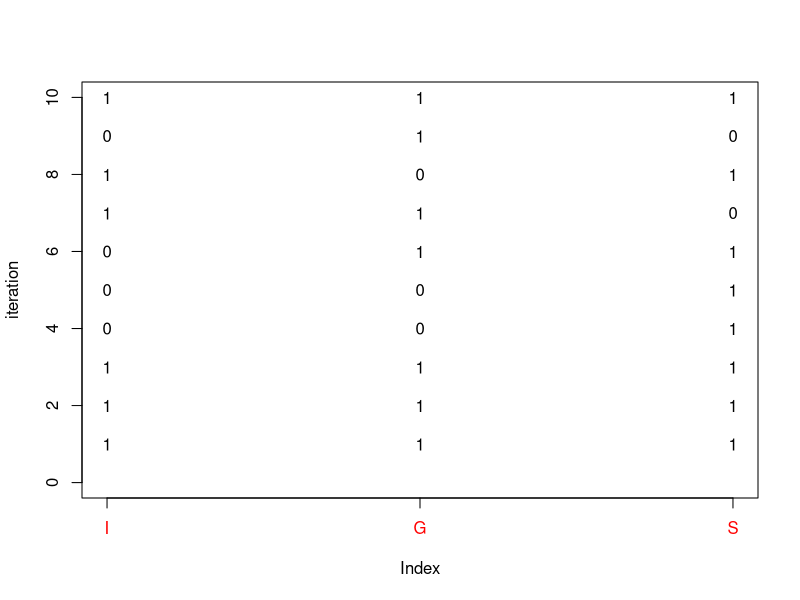
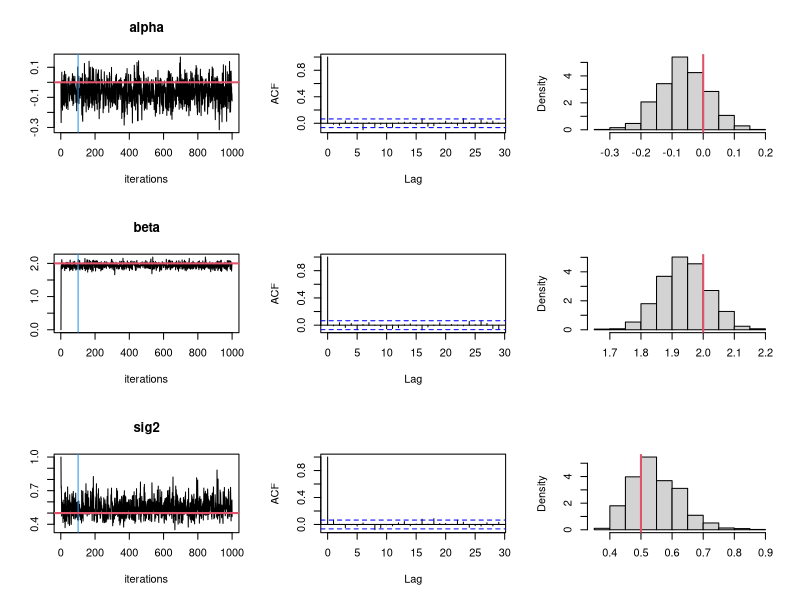

Reproduce these figures in R, in order.
#' ---
#' title: "Biostatistical Computing, PHC 6068"
#' subtitle: "Markov Chain Monte Carlo"
#' author: Zhiguang Huo (Caleb)
#' date: "Wednesday Dec 2, 2020"
#' output:
#'   slidy_presentation: default
#'   ioslides_presentation: default
#'   beamer_presentation: null
#' ---
#' 
#' 
#' Bayesian sampling method
#' ===
#' 
#' 1. Monte Carlo methods. 
#'     - Direct sampling.
#'     - Rejection sampling.
#'     - Importance sampling.
#'     - Sampling-importance resampling.
#' 2. Markov chain Monte Carlo (MCMC).
#'     - Metropolis-Hasting.
#'     - Gibbs sampling. 
#' 
#' 
#' 
#' 
#' Gibbs Sampling algorithm (Wikipedia)
#' ===
#' - Gibbs sampling is named after the physicist Josiah Willard Gibbs, in reference to an analogy between the sampling algorithm and statistical physics. 
#' - The algorithm was described by brothers Stuart and Donald Geman in 1984, some eight decades after the death of Gibbs.
#' - Josiah Willard Gibbs (February 11, 1839 - April 28, 1903) was an American scientist who made important theoretical contributions to physics, chemistry, and mathematics.
#' 
#' 
#' Gibbs Sampling motivating example
#' ===
#' 
#' ![](../figure/graph/Slide1.png)
#' 
#' - Prior
#'     - $P(I) = 0.5$, $P(-I) = 0.5$
#' - Likelihood (Generative process) for $G$:
#'     - $P(G|I) = 0.8$, $P(-G|I) = 0.2$
#'     - $P(G|-I) = 0.5$, $P(-G|-I) = 0.5$
#' - Likelihood (Generative process) for $S$:
#'     - $P(S|I) = 0.7$, $P(-S|I) = 0.3$
#'     - $P(S|-I) = 0.5$, $P(-S|-I) = 0.5$
#' 
#' Posterior distribution (via Bayes rule)
#' ===
#' 
#' \begin{align*} 
#' P(I | G, S) &= \frac{P(I ,G, S)}{P(G, S)} \\
#' &= \frac{P(G, S|I)P(I)}{P(G, S|I)P(I) + P(G, S|-I)P(-I)} \\
#' &= \frac{P(G|I)P(S|I)P(I)}{P(G|I)P(S|I)P(I) + P(G|-I)P(S|-I)P(-I)} \\
#' &=  \frac{0.8\times 0.7 \times 0.5}{0.8\times 0.7 \times 0.5 + 0.5\times 0.5 \times 0.5}  \\ 
#' &= 0.69
#' \end{align*}
#' 
#' 
#' Similarly
#' 
#' - $P(I | G, -S) = 0.49$
#' - $P(I | -G, S) = 0.36$
#' - $P(I | -G, -S) = 0.19$
#' 
#' Gibbs Sampling algorithm
#' ===
#' 
#' - Suppose the graphical model contains variable $\theta_1, \ldots, \theta_p$.
#' - Initialize starting values for $\theta_1, \ldots, \theta_p$.
#' - Do until convergence:
#'     - Pick an ordering of the $p$ variables (can be fixed or random).
#'     - For each variable $\theta_i$ in order:
#'         - Sample $\theta$ from $P(\theta_i| \theta_1, \ldots,\theta_{i-1}, \theta_{i+1},\ldots \theta_p,X)$, the conditional distribution of $\theta_i$ given the current values of all other variables.
#'         - Update $\theta_i \leftarrow \theta$
#' 
#' 
#' 
#' Gibbs Sampling motivating example
#' ===
#' 
#' 1. Initialize I,G,S.
#' 2. Pick an updating order. (e.g. I,G,S)
#' 3. Update each individual variable given all other variables.
#' 
#' | Iteration  | I    | G     | S  |
#' |-----------:|:-----|:-----:|:--:|
#' |init	       | $1$    | $1$     | $1$  |
#' |1    	     |      |       |    |
#' |2    	     |      |       |    |
#' |3           |      |       |    |
#' |...         | ...     |   ...    |  ...  |
#' |K           |      |       |    |
#' 
#' 
#' Implementation in R
#' ===
#' 
## -------------------------------------------------------------------------------------------
I <- 1; G <- 1; S <- 1
pG <- c(0.5, 0.8)
pS <- c(0.5, 0.7)
pI <- c(0.19, 0.36, 0.49,0.69) ## see below for justification
for(g in c(0,1)){
  for(s in c(0,1)){
    cat("G:" ,g ,", S:", s, ", p(I):", pI[2*g + s + 1], "\n")
  }
}

#' 
#' ---
#' 
## -------------------------------------------------------------------------------------------
i <- 1
plot(1:3,ylim=c(0,10),type="n", xaxt="n", ylab="iteration")
axis(1, at=1:3,labels=c("I", "G", "S"), col.axis="red")
text(x = 1:3, y= i, label = c(I, G, S))

set.seed(32611)
while(i<10){
  I <- rbinom(1,1,pI[2*G+S+1])
  G <- rbinom(1,1,pG[I+1])
  S <- rbinom(1,1,pS[I+1])
  i <- i + 1  
  text(x = 1:3, y= i, label = c(I, G, S))
}


#' 
#' 
#' Frequentist and Bayesian philosophy
#' ===
#' 
#' - Frequentist:
#'     - parameters $\theta$ are fixed
#'     - data $X$ are random variables
#'     - Goal: create procedures with frequency guarantees
#' 
#' - Bayesian:
#'     - parameters $\theta$ are random variables
#'     - data $X$ are random variables
#'     - analyze beliefs (distribution of $\theta$ and $X$)
#' 
#' 
#' An example of linear regression
#' ===
#' 
#' - Underlying truth: $n=100$, $\alpha=0$, $\beta=2$, $\sigma^2=0.5$.
#' - Simulate iid samples: $x_i \sim N(0,1)$, $y_i \sim N(\alpha + \beta x_i,\sigma^2)$. ($i = 1, \ldots, 100$)
#' - Purpose: want to infer $\alpha$, $\beta$, $\sigma^2$.
#' - Set up priors: $\alpha \sim N(\alpha_0, \tau_a^2)$, $\beta \sim N(\beta_0, \tau_b^2)$, $\sigma^2 \sim IG(\nu, \mu)$.
#' $\alpha_0 = 0$, $\beta_0 = 0$, $\tau_a^2 = 10$, $\tau_b^2 = 10$, $\nu=3$, $\mu=3$.
#' 
#' 
#' ![Graphical model representation of the data generative process. Shaded nodes rerepsent abserved variables, dashed nodes represent priors.](../figure/GibbsGraph.png)
#' 
#' 
#' ---
#' 
#' 
#' - Posterior can be derived using Bayes rule: 
#' 
#'     - $var_\alpha \doteq 1/(1/\tau_a^2 + n/\sigma^2)$, $var_\beta \doteq 1/(1/\tau_b^2 + \sum_{i=1}^n x_i^2/\sigma^2)$
#' 
#'     - $\alpha | x_1^n, y_1^n, \beta, \sigma^2 \sim N(var_\alpha(\sum_{i=1}^n (y_i - \beta x_i)/\sigma^2 + \alpha_0 / \tau_a^2), var_\alpha)$
#' 
#'     - $\beta | x_1^n, y_1^n, \alpha, \sigma^2 \sim N(var_\beta(\sum_{i=1}^n \big( (y_i - \alpha) x_i \big) /\sigma^2 + \beta_0 / \tau_b^2), var_\beta)$
#' 
#'     - $\sigma^2 | x_1^n, y_1^n, \alpha, \beta \sim IG(\nu + n/2, \mu + \sum_{i=1}^n (y_i - \alpha - \beta x_i)^2/2)$
#' 
#' 
#' 
#' Demonstrate the R code
#' ===
#' 
#' - MCMC simulation 1,000 times.
#' - Visualization of MCMC chain
#' - Remove burning 100.
#' - Distribution of parameter.
#' - Auto correlation. (ACF)
#' - Effective samples.
#' - Posterior mean.
#' - chain mixing.
#' 
#' 
#' Demonstrate the R code
#' ===
#' 
## -------------------------------------------------------------------------------------------
set.seed(32611)
n = 100; alpha = 0; beta=2; sig2=0.5;true=c(alpha,beta,sig2)
x=rnorm(n)
y=rnorm(n,alpha+beta*x,sqrt(sig2))
# Prior hyperparameters
alpha0=0;tau2a=10;beta0=0;tau2b=10;nu0=3;mu0=3
# Setting up starting values
alpha=0;beta=0;sig2=1
# Gibbs sampler
M = 1000
draws = matrix(0,M,3)
draws[1,] <- c(alpha,beta,sig2)
for(i in 2:M){
  var_alpha = 1/(1/tau2a + n/sig2)
  mean_alpha = var_alpha*(sum(y-beta*x)/sig2 + alpha0/tau2a)
  alpha = rnorm(1,mean_alpha,sqrt(var_alpha))
  var_beta = 1/(1/tau2b + sum(x^2)/sig2)
  mean_beta = var_beta*(sum((y-alpha)*x)/sig2+beta0/tau2b)
  beta = rnorm(1,mean_beta,sqrt(var_beta))
  sig2 = 1/rgamma(1,(nu0+n/2),(mu0+sum((y-alpha-beta*x)^2)/2))
  draws[i,] = c(alpha,beta,sig2)
}

#' 
#' 
#' Check Gibbs sampling result
#' ===
#' 
## -------------------------------------------------------------------------------------------
# Markov chain + marginal posterior
names = c('alpha','beta','sig2')
colnames(draws) <- names
ind = 101:M
par(mfrow=c(3,3))
for(i in 1:3){
  ts.plot(draws[,i],xlab='iterations',ylab="",main=names[i])
  abline(v=ind[1],col=4)
  abline(h=true[i],col=2,lwd=2)
  acf(draws[ind,i],main="")
  hist(draws[ind,i],prob=T,main="",xlab="")
  abline(v=true[i],col=2,lwd=2)
}

#' 
#' Posterior mean and median
#' ===
#' 
#' - Posterior mean
#' 
## -------------------------------------------------------------------------------------------
colMeans(draws[101:M,])

#' 
#' - Posterior median
#' 
## -------------------------------------------------------------------------------------------
apply(draws[101:M,],2,median)

#' 
#' 
#' Conjugate prior in Gibbs
#' === 
#' 
#' - The prior in the previous examples are all conjugate priors
#' - Conjugate priors will guarantee the posterior probablity (conditional distribution) has the same closed form formulation of the prior probablity
#'     - Try to use conjugate priors as much as possible.
#' 
#' - What if conjugate priors are not available, and the posterior probablity has no easy formulation, hard to sample?
#'   - Use MH to sample (HW).
#'   - Use MH within Gibbs interations for certain updates.
#' 
#' 
#' MCMC tradeoff for number of iterations
#' ===
#' - Large number of iterations will tend to recover the underlying distribution in higher resolution.
#' - Large number of iterations will also add computational burden.
#' 
#' Burnin period 1
#' ===
#' - If the initial value is within the range of **stationary distribution**, we won't need burnin.
#' - If the initial value is out the range of stationary distribution, we need need to discard them.
#' 
#' ![](../figure/burnin2.png)
#' 
#' 
#' A burnin example from my own research
#' ===
#' ![](../figure/burnin.png)
#' 
#' 
#' Auto correlation
#' ===
#' - MCMC chains always show autocorrelation (AC).
#' - AC means that adjacent samples in time are highly correlated.
#' 
#' $$R_x(k) = \frac
#' {\sum_{t=1}^{n-k} (x_t - \bar{x})(x_{t+k} - \bar{x})}
#' {\sum_{t=1}^{n-k} (x_t - \bar{x})^2}
#' $$
#' 
#' ![](../figure/ACF.png)
#' 
#' - The first-order AC $R_x(1)$ can be used to estimate the Sample Size Inflation Factor (SSIF):
#' $$
#' s_x = \frac{1 + R_x(1)}{1 - R_x(1)}
#' $$
#' - If we took n samples with SSIF, then the effective sample size is $n/s_x$
#' 
#' How to deal with autocorrelation?
#' ===
#' 
#' High autocorrelation leads to smaller effective sample size.
#' 
#' - Design smarter algorithm to make auto-correlation smaller.
#' - Thining: Only take samples every 10 iterations.
#' - Just keep everything and make the Markov chain longer.
#' 
#' Converge by chain mixing
#' ===
#' 
#' - Monitor convergence by plotting samples (of r.v.s) from multiple chains (multiple MCMC runs).
#'     - If the chains are well mixed (left), they are probably converged.
#'     - If the chains are poorly-mixed (right), we should continue burn-in.
#' 
#' ![](../figure/chainMixing.png)
#' 
#' Converge by likelihood
#' ===
#' 
#' - How to monitor the convergence of the Markov chain.
#'     - Monitor the pattern of samples.
#'     - Monitor likelihood.
#'     
#' ![](../figure/converge.png)
#' 
#' 
#' Why Gibbs is MH with $A(x'|x) = 1$?
#' ===
#' 
#' - The Gibbs sampling proposal distribution is:
#' $$q(x'_i, \textbf{x}_{-i} | x_i, \textbf{x}_{-i} ) = p(x'_i | \textbf{x}_{-i})$$
#' - Applying MH to this proposed distribution:
#' 
#' \begin{align*} 
#' A(x'_i, \textbf{x}_{-i} | x_i, \textbf{x}_{-i} ) &= \min 
#' \bigg( 1, 
#' \frac{p(x'_i,\textbf{x}_{-i}) q(x_i, \textbf{x}_{-i} | x'_i, \textbf{x}_{-i} ) }
#' {p(x_i,\textbf{x}_{-i}) q(x'_i, \textbf{x}_{-i} | x_i, \textbf{x}_{-i} )}  
#' \bigg) \\
#' &= \min 
#' \bigg( 1, 
#' \frac{p(x'_i,\textbf{x}_{-i}) p(x_i| \textbf{x}_{-i} ) }
#' {p(x_i,\textbf{x}_{-i}) p(x'_i,  |\textbf{x}_{-i} )}  
#' \bigg) \\
#' &= \min 
#' \bigg( 1, 
#' \frac{p(x'_i| \textbf{x}_{-i} ) p(\textbf{x}_{-i}) p(x_i| \textbf{x}_{-i} ) }
#' {p(x_i| \textbf{x}_{-i} ) p( \textbf{x}_{-i}) p(x'_i  |\textbf{x}_{-i} )}  
#' \bigg) \\
#' &= \min (1,1)\\
#' &= 1
#' \end{align*}
#' 
#' - Gibbs sampling is a MH with acceptance rate 100\%.
#' 
#' 
#' References
#' ===
#' 
#' - [Bayesian Data analysis](https://the-eye.eu/public/Books/qt.vidyagam.es/library/Monitoring%20and%20Analysis/Bayesian%20Data%20Analysis%2C%20Third%20Edition/Bayesian%20Data%20Analysis%2C%20Third%20Edition%20-%20Andrew%20Gelman%20%26%20John%20B.%20Carlin%20%26%20Hal%20S.%20Stern%20%26%20David%20B.%20Dunson%20%26%20Aki%20Vehtari%20%26%20Donald%20B.%20Rubin.pdf) 
#' 
